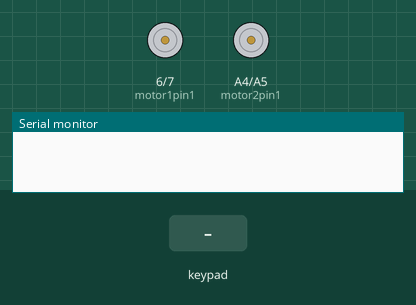
A sketch run on a simulated Arduino Uno, built with avr-gcc and run on an emulated ATmega328P. Parts: motor-driver pin pairs drawn as motors (green arrow = first pin HIGH = forward, orange = second pin HIGH = backward, longer = more drive), the last lines printed to the serial monitor. Inputs (shaded band) come from the test bench.

Above: at 1.2 s.
1.3 s: key '1' pressed
At 2.6 s:
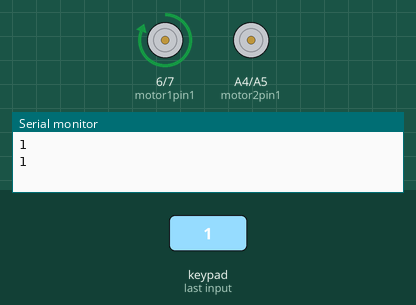
At 8.4 s:
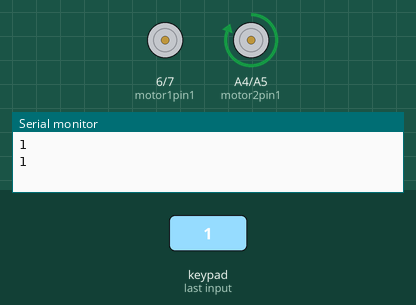
Timing chart, 0 to 23.8 s (numbered marks = the images above; inputs shaded):
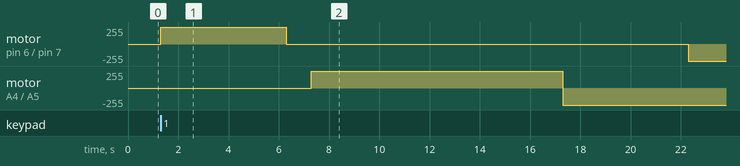

Measured:
- after the input at 1.3 s, motor on pin 6 (motor1pin1) / pin 7 (motor1pin2): stopped → forward 255/255 at once, → stopped 5.0 s later, → backward 255/255 16.0 s later; motor on A4 (motor2pin1) / A5 (motor2pin2): stopped → forward 255/255 after 6.0 s, → backward 255/255 10.0 s later

The sketch:

sketch_mar27a.ino
```cpp
#include <Keypad.h>

int motor1pin1=6;
int motor1pin2=7;
int motor2pin1=A4;
int motor2pin2=A5;
const byte ROWS = 4; // Define the number of rows on the keypad
const byte COLS = 3; // Define the number of columns on the keypad
char keys[ROWS][COLS] = { // Matrix defining character to return for each key
  {'1','2','3'},
  {'4','5','6'},
  {'7','8','9'},
  {'*','0','#'}
};
byte rowPins[ROWS] = {12, 10, 9, 8};
byte colPins[COLS] = {5, 4, 3};
//initialize an instance of class
Keypad keypad = Keypad( makeKeymap(keys), rowPins, colPins, ROWS, COLS );

char invalid_keys[]={'0','5', '6','7','8','9','#','*'};
int invalid = 0;

void setup(){
  Serial.begin(9600);
  pinMode(motor1pin1, OUTPUT);
  pinMode(motor1pin2, OUTPUT);
  pinMode(motor2pin1, OUTPUT);
  pinMode(motor2pin2, OUTPUT);
}

void loop(){
  char key = keypad.getKey();
  if (key){     // If key is pressed, send it to the Serial Monitor Window
    Serial.println(key);
    if (key == '1')
    {
      Serial.println(key);
      digitalWrite(motor1pin1, HIGH);
      digitalWrite(motor1pin2, LOW);
      delay(5000);
      digitalWrite(motor1pin1, LOW);
      digitalWrite(motor1pin2, LOW);
      delay(1000);
      digitalWrite(motor2pin1, HIGH);
      digitalWrite(motor2pin2, LOW);
      delay(10000);
      digitalWrite(motor2pin1, LOW);
      digitalWrite(motor2pin2, HIGH);
      delay(5000);
      digitalWrite(motor1pin1, LOW);
      digitalWrite(motor1pin2, HIGH);
      delay(5000);
      digitalWrite(motor1pin1, LOW);
      digitalWrite(motor1pin2, LOW);
    }
    if (key == '2')
    {
      Serial.println(key);
    }
      if (key == '3')
      {
        Serial.println(key);
      }
      if (key == '4')
      {
        Serial.println(key);
      }

      for (int i = 0; i < 8; i++) {
        if (key == invalid_keys[i]){
          invalid = 1;
        }
      }
      if (invalid){
        Serial.println("Error");
      }
  }
}
```
